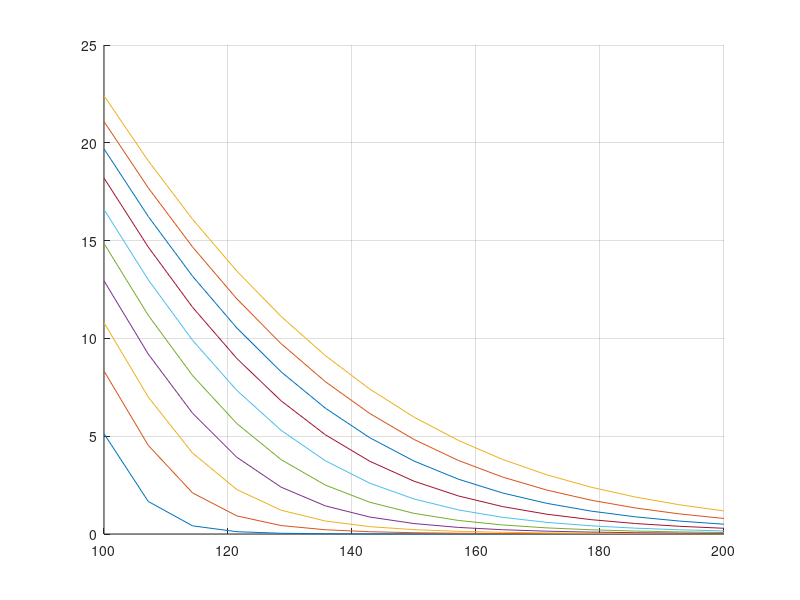
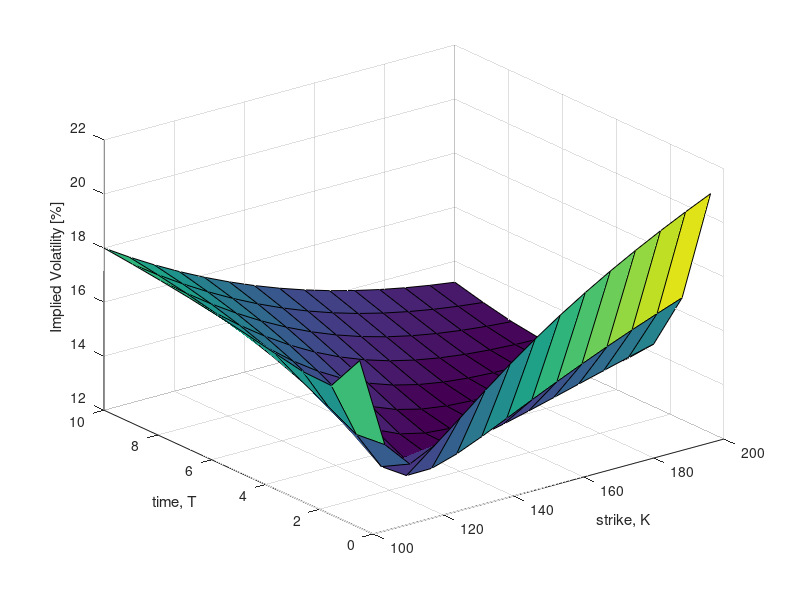

MATLAB code for these plots, in order:
function BatesImpliedVolatilitySurface
clc;clf;close all;

% Option parameters

S0     = 100;
CP     = 'c';

% Heston model part

kappa  = 1.1;
gamma  = 0.8;
vBar   = 0.05;
rho    = -0.75;
v0     = 0.05;
r      = 0.00;

% Bates model

muJ    = 0.0;
sigmaJ = 0.0;
xiP    = 0.2;

% Range of strike prices

K      = linspace(100,200,15)'; 

figure(1)
hold on;
grid on;

% COS method settings

N = 5000;
L = 5;

TMat = linspace(0.5,10,10);

IV = zeros(length(TMat),length(K));
for idx = 1:1:length(TMat)
    Ttemp = TMat(idx);
    cf     =@(u) ChFBates(u, Ttemp, kappa,vBar,gamma,rho, v0, r, muJ, sigmaJ, xiP);
    valCOS    = CallPutOptionPriceCOSMthd(cf,CP,S0,r,Ttemp,K,N,L);
    figure(1)
    plot(K,valCOS)
    hold on
    for idy =1:length(K)    
        IV(idx,idy) = ImpliedVolatility(CP,valCOS(idy),K(idy),Ttemp,S0,r,0.3)*100;
    end
end
figure(2)
surf(K,TMat,IV)
ylabel('time, T')
xlabel('strike, K')
zlabel('Implied Volatility [%]')

function cf=ChFBates(u, tau, kappa,vBar,gamma,rho, v0, r, muJ, sigmaJ, xiP)
i     = complex(0,1);

% Functions D_1 and g

D_1  = sqrt(((kappa -i*rho*gamma.*u).^2+(u.^2+i*u)*gamma^2));
g    = (kappa- i*rho*gamma*u-D_1)./(kappa-i*rho*gamma*u+D_1);    

% Complex-valued functions A and C

C = (1/gamma^2)*(1-exp(-D_1*tau))./(1-g.*exp(-D_1*tau)).*(kappa-gamma*rho*i*u-D_1);
A = i*u*r*tau + kappa*vBar*tau/gamma^2 * (kappa-gamma*rho*i*u-D_1)-2*kappa*vBar/gamma^2*log((1-g.*exp(-D_1*tau))./(1-g));

% Adjustment for the Bates model

A = A - xiP*i*u*tau*(exp(muJ+1/2*sigmaJ^2)-1) + xiP*tau*(exp(i*u*muJ-1/2*sigmaJ^2*u.^2)-1);

% ChF for the Bates model

cf = exp(A + C * v0);

function value = CallPutOptionPriceCOSMthd(cf,CP,S0,r,tau,K,N,L)
i = complex(0,1);


% cf   - Characteristic function, in the book denoted as \varphi
% CP   - C for call and P for put
% S0   - Initial stock price
% r    - Interest rate (constant)
% tau  - Time to maturity
% K    - Vector of strike prices
% N    - Number of expansion terms
% L    - Size of truncation domain (typ.:L=8 or L=10)

x0 = log(S0 ./ K);   

% Truncation domain

a = 0 - L * sqrt(tau); 
b = 0 + L * sqrt(tau);

k = 0:N-1;              % Row vector, index for expansion terms
u = k * pi / (b - a);   % ChF arguments

H_k = CallPutCoefficients(CP,a,b,k);
temp    = (cf(u) .* H_k).';
temp(1) = 0.5 * temp(1);     % Multiply the first element by 1/2

mat = exp(i * (x0 - a) * u);  % matrix-vector manipulations

% Final output

value = exp(-r * tau) * K .* real(mat * temp);

% Coefficients H_k for the COS method

function H_k = CallPutCoefficients(CP,a,b,k)
    if lower(CP) == 'c' || CP == 1
        c = 0;
        d = b;
        [Chi_k,Psi_k] = Chi_Psi(a,b,c,d,k);
         if a < b && b < 0.0
            H_k = zeros([length(k),1]);
         else
            H_k = 2.0 / (b - a) * (Chi_k - Psi_k);
         end
    elseif lower(CP) == 'p' || CP == -1
        c = a;
        d = 0.0;
        [Chi_k,Psi_k]  = Chi_Psi(a,b,c,d,k);
         H_k = 2.0 / (b - a) * (- Chi_k + Psi_k);       
    end

function [chi_k,psi_k] = Chi_Psi(a,b,c,d,k)
    psi_k        = sin(k * pi * (d - a) / (b - a)) - sin(k * pi * (c - a)/(b - a));
    psi_k(2:end) = psi_k(2:end) * (b - a) ./ (k(2:end) * pi);
    psi_k(1)     = d - c;
    
    chi_k = 1.0 ./ (1.0 + (k * pi / (b - a)).^2); 
    expr1 = cos(k * pi * (d - a)/(b - a)) * exp(d)  - cos(k * pi... 
                  * (c - a) / (b - a)) * exp(c);
    expr2 = k * pi / (b - a) .* sin(k * pi * ...
                        (d - a) / (b - a))   - k * pi / (b - a) .* sin(k... 
                        * pi * (c - a) / (b - a)) * exp(c);
    chi_k = chi_k .* (expr1 + expr2);
    
% Closed-form expression of European call/put option with Black-Scholes formula

function value=BS_Call_Option_Price(CP,S_0,K,sigma,tau,r)

% Black-Scholes call option price

d1    = (log(S_0 ./ K) + (r + 0.5 * sigma^2) * tau) / (sigma * sqrt(tau));
d2    = d1 - sigma * sqrt(tau);
if lower(CP) == 'c' || lower(CP) == 1
    value =normcdf(d1) * S_0 - normcdf(d2) .* K * exp(-r * tau);
elseif lower(CP) == 'p' || lower(CP) == -1
    value =normcdf(-d2) .* K*exp(-r*tau) - normcdf(-d1)*S_0;
end

function impliedVol = ImpliedVolatility(CP,marketPrice,K,T,S_0,r,initialVol)
    func = @(sigma) (BS_Call_Option_Price(CP,S_0,K,sigma,T,r) - marketPrice).^1.0;
    impliedVol = fzero(func,initialVol);
